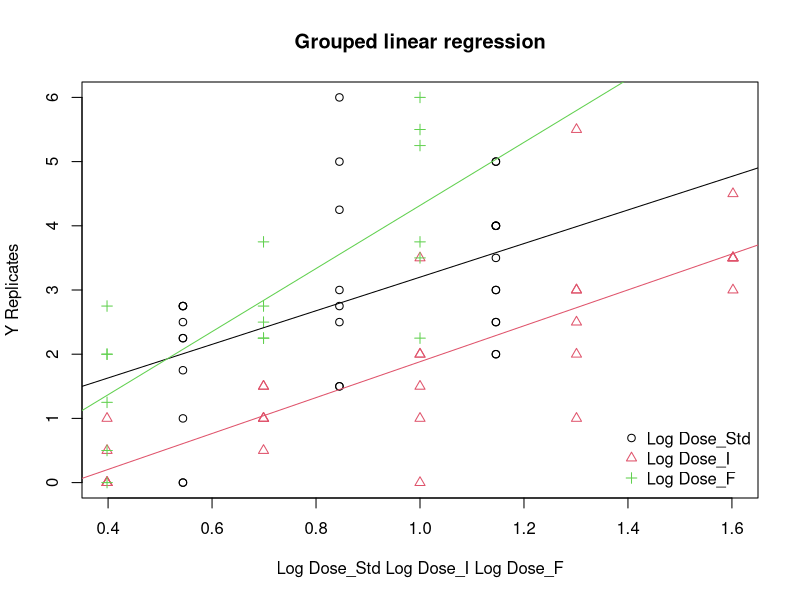

Source code (R):
# Grouped linear regression with covariance analysis: the StatsDirect help example
# (Armitage and Berry 1994, bone density of rats given three preparations of
# vitamin D at several log doses, with replicate scores at each dose; the test
# workbook's columns Log Dose_Std, BD 1_Std to BD 3_Std, Log Dose_I, BD 1_I to
# BD 5_I, Log Dose_F and BD 1_F to BD 3_F) in R
std <- list(x = c(0.544, 0.845, 1.146),
            y = list(c(0, 0, 1, 2.75, 2.75, 1.75, 2.75, 2.25, 2.25, 2.5),
                     c(1.5, 2.5, 5, 6, 4.25, 2.75, 1.5, 3),
                     c(2, 2.5, 5, 4, 5, 4, 2.5, 3.5, 3, 2, 3, 4, 4)))
prep_i <- list(x = c(0.398, 0.699, 1, 1.301, 1.602),
               y = list(c(0, 1, 0, 0, 0, 0.5), c(1, 1.5, 1.5, 1, 1, 0.5),
                        c(1.5, 1, 2, 3.5, 2, 0), c(3, 3, 5.5, 2.5, 1, 2),
                        c(3.5, 3.5, 4.5, 3.5, 3.5, 3)))
prep_f <- list(x = c(0.398, 0.699, 1),
               y = list(c(2.75, 2, 1.25, 2, 0, 0.5), c(2.5, 2.75, 2.25, 2.25, 3.75),
                        c(3.75, 5.25, 6, 5.5, 2.25, 3.5)))
groups <- list("Log Dose_Std" = std, "Log Dose_I" = prep_i, "Log Dose_F" = prep_f)

# One row per rat: its group, log dose and score
d <- do.call(rbind, lapply(names(groups), function(g) {
  data.frame(group = g, x = rep(groups[[g]]$x, lengths(groups[[g]]$y)),
             y = unlist(groups[[g]]$y))
}))
d$group <- factor(d$group, levels = names(groups))

# R's standard comparison of the regression lines: separate lines against a
# common slope (the "group:x" line is the between slopes test) and the common
# slope itself, each against the residual about the separate lines
separate <- lm(y ~ group * x, data = d)
print(anova(lm(y ~ group + x, data = d), separate))
print(anova(separate))

# The report's table to 6 places: the common slope, the difference between the
# slopes, the residual about the separate lines and the within groups total
six <- function(x) formatC(x, digits = 6, format = "f", drop0trailing = TRUE)
pv <- function(p) {
  if (p < 0.0001) "P < 0.0001" else
    paste("P =", formatC(p, digits = 4, format = "f", drop0trailing = TRUE))
}
a <- anova(separate)
ss_common <- a["x", "Sum Sq"]
ss_between <- a["group:x", "Sum Sq"]
ss_res <- a["Residuals", "Sum Sq"]
df_res <- a["Residuals", "Df"]
ms_res <- ss_res / df_res
cat("Common slope", six(ss_common), 1, six(ss_common), six(ss_common / ms_res),
    pv(pf(ss_common / ms_res, 1, df_res, lower.tail = FALSE)), "\n")
vr_between <- ss_between / 2 / ms_res
cat("Between slopes", six(ss_between), 2, six(ss_between / 2), six(vr_between),
    pv(pf(vr_between, 2, df_res, lower.tail = FALSE)), "\n")
cat("Separate residuals", six(ss_res), df_res, six(ms_res), "\n")
within <- sum(tapply(d$y, d$group, function(v) sum((v - mean(v))^2)))
cat("Within groups", six(within), nrow(d) - 3, "\n")

# Each pair of slopes: their difference with its confidence interval and t test on
# the residual mean square about the separate lines
slope <- function(g) coef(lm(y ~ x, data = d[d$group == g, ]))[2]
ssx <- function(g) with(d[d$group == g, ], sum((x - mean(x))^2))
tcrit <- qt(0.975, df_res)
for (pair in list(1:2, c(1, 3), 2:3)) {
  g1 <- names(groups)[pair[1]]
  g2 <- names(groups)[pair[2]]
  se <- sqrt(ms_res * (1 / ssx(g1) + 1 / ssx(g2)))
  dif <- abs(slope(g1) - slope(g2))
  t <- (slope(g1) - slope(g2)) / se
  cat("slope", pair[1], "(", g1, ") v slope", pair[2], "(", g2, ") =",
      six(slope(g1)), "v", six(slope(g2)), "\n")
  cat("  Difference (95% CI) =", six(dif), "(", six(dif - tcrit * se), "to",
      six(dif + tcrit * se), ")  t =", six(t), " ", pv(2 * pt(-abs(t), df_res)), "\n")
}

# The covariance analysis compares the groups at the same log dose, with the lines
# made parallel. The uncorrected table holds the sums of squares and products of
# the scores (YY), the products with log dose (xY) and the log doses (xx): between
# the groups, within them and in total, over every rat
k <- 3
n_g <- table(d$group)
sy_g <- tapply(d$y, d$group, sum)
sx_g <- tapply(d$x, d$group, sum)
syy_b <- sum(sy_g^2 / n_g) - sum(d$y)^2 / nrow(d)
sxx_b <- sum(sx_g^2 / n_g) - sum(d$x)^2 / nrow(d)
sxy_b <- sum(sx_g * sy_g / n_g) - sum(d$x) * sum(d$y) / nrow(d)
syy_t <- sum((d$y - mean(d$y))^2)
sxx_t <- sum((d$x - mean(d$x))^2)
sxy_t <- sum((d$x - mean(d$x)) * (d$y - mean(d$y)))
cat("Uncorrected: Between groups", six(syy_b), six(sxy_b), six(sxx_b), k - 1, "\n")
cat("Uncorrected: Within", six(syy_t - syy_b), six(sxy_t - sxy_b), six(sxx_t - sxx_b),
    nrow(d) - k, "\n")
cat("Uncorrected: Total", six(syy_t), six(sxy_t), six(sxx_t), nrow(d) - 1, "\n")

# The corrected table is R's comparison of the parallel lines model with a single
# line: the drop in residual sum of squares is the between groups sum of squares,
# and the parallel lines model's residual is the corrected within groups sum
common <- lm(y ~ x, data = d)
parallel <- lm(y ~ x + group, data = d)
print(anova(common, parallel))
cv <- anova(common, parallel)
css_w <- cv$RSS[2]
df_w <- cv$Res.Df[2]
css_b <- cv$"Sum of Sq"[2]
vr <- (css_b / (k - 1)) / (css_w / df_w)
cat("Corrected: Between groups", six(css_b), k - 1, six(css_b / (k - 1)), six(vr), "\n")
cat("Corrected: Within", six(css_w), df_w, six(css_w / df_w), "\n")
cat("Corrected: Total", six(cv$RSS[1]), cv$Res.Df[1], "\n")
cat(pv(pf(vr, k - 1, df_w, lower.tail = FALSE)), "\n")

# Corrected means: each group's line at the mean log dose of all the rats, with
# the standard error R gives for a prediction from the parallel lines model
mx0 <- mean(d$x)
at_mean <- predict(parallel, newdata = data.frame(x = mx0, group = names(groups)),
                   se.fit = TRUE)
cat("Corrected Y means +/- SE for baseline mean predictor of", six(mx0), ":\n")
for (g in 1:3) cat("  Y' =", six(at_mean$fit[g]), "+/-", six(at_mean$se.fit[g]), "\n")

# The vertical separations of the lines are the differences between the group
# terms of the parallel lines model (the first group is the baseline, so its
# term is zero), with their standard errors from the model's covariance matrix
bs <- coef(parallel)["x"]
cat("Line separations (common slope =", six(bs), "):\n")
term <- c(0, coef(parallel)[c("groupLog Dose_I", "groupLog Dose_F")])
v <- matrix(0, 3, 3)
v[2:3, 2:3] <- vcov(parallel)[c("groupLog Dose_I", "groupLog Dose_F"),
                              c("groupLog Dose_I", "groupLog Dose_F")]
tcrit <- qt(0.975, df_w)
for (pair in list(1:2, c(1, 3), 2:3)) {
  g1 <- pair[1]
  g2 <- pair[2]
  sep <- term[g1] - term[g2]
  se <- sqrt(v[g1, g1] + v[g2, g2] - 2 * v[g1, g2])
  cat("  line", g1, "vs line", g2, "Vertical separation =", six(sep), " 95% CI =",
      six(sep - tcrit * se), "to", six(sep + tcrit * se), " t =", six(sep / se),
      paste0("(", df_w, " df)"), pv(2 * pt(-abs(sep / se), df_w)), "\n")
}

# The report ends with a plot of the scores against log dose with the three fitted
# lines
plot(d$x, d$y, pch = as.numeric(d$group), col = as.numeric(d$group),
     xlab = "Log Dose_Std Log Dose_I Log Dose_F", ylab = "Y Replicates",
     main = "Grouped linear regression")
for (g in 1:3) abline(lm(y ~ x, data = d[d$group == names(groups)[g], ]), col = g)
legend("bottomright", legend = names(groups), pch = 1:3, col = 1:3, bty = "n")
